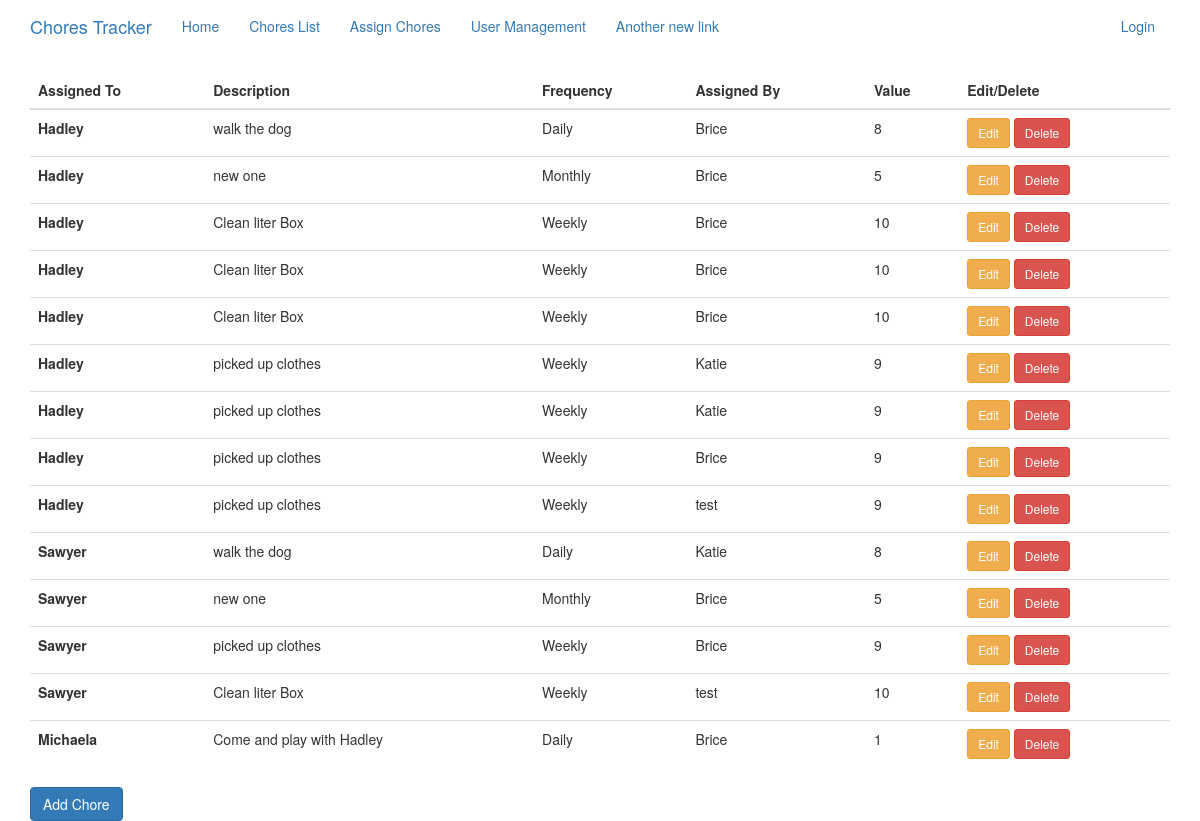
Screenshot of /chore_assignments with the database file from the repository.
### app/models.py (models this page shows, shortened)
class ChoreAssignments(db.Model):
    id = db.Column(db.Integer, primary_key=True)
    chore_id = db.Column(db.Integer)
    assigned_user_id = db.Column(db.Integer, db.ForeignKey('user.id'))
    assigned_by_id = db.Column(db.Integer)

class User(UserMixin, db.Model):
    id = db.Column(db.Integer, primary_key=True)
    username = db.Column(db.String(64), index=True, unique=True)
    email = db.Column(db.String(120), index=True, unique=True)
    password_hash = db.Column(db.String(128))
    user_type = db.Column(db.String(20))  # Parent, Child, Friend
    point_balance = db.Column(db.Integer, default=0)
    cash_balance = db.Column(db.Integer, default=0)
    assigned_chores = db.relationship('ChoreAssignments', backref='assigned_to')
    created_chores = db.relationship('ChoreList', backref='created_by')
    is_active = db.Column(db.String(3), default='Yes')

class ChoreList(db.Model):
    id = db.Column(db.Integer, primary_key=True)
    description = db.Column(db.String(128))
    occurrence = db.Column(db.String(10))  # Daily, Weekly, Monthly, One_Off
    timestamp = db.Column(db.DateTime, index=True, default=datetime.utcnow)
    created_by_id = db.Column(db.Integer, db.ForeignKey('user.id'))
    value = db.Column(db.Integer)

### app/routes.py (the view, shortened to what this page needs)
@app.route('/chore_assignments', methods=['POST', 'GET'])
def assign_chore():
    form = AssignChoreForm()
    assigned_chores = db.session.query(ChoreAssignments, ChoreList, User).join(ChoreList, ChoreList.id ==
        ChoreAssignments.chore_id).join(User, ChoreAssignments.assigned_by_id == User.id).\
            order_by(ChoreAssignments.assigned_user_id.asc(), ChoreList.occurrence.asc()).all()
    return render_template('assign_chores.html', form=form, assigned_chores=assigned_chores)

### app/forms.py (called while the page is built)
def user_parent_query():
    return User.query.filter_by(user_type='Parent', is_active='Yes')

def user_child_query():
    return User.query.filter(User.user_type.isnot('Parent'), User.is_active.is_('Yes')).all()

def chore_query():
    return ChoreList.query.all()

### app/templates/assign_chores.html (shortened to what this page needs)
{% extends 'base.html' %}
{% import 'bootstrap/wtf.html' as wtf %}
{% block app_content %}
    <table id="choreassignments" class="table">
  <thead>
    <tr>
      <th scope="col">Assigned To</th>
      <th scope="col">Description</th>
      <th scope="col">Frequency</th>
      <th scope="col">Assigned By</th>
      <th scope="col">Value</th>
      <th scope="col">Edit/Delete</th>
    </tr>
  </thead>
  <tbody>
    {% for chore in assigned_chores %}
    <tr id="{{ chore[0].id }}" >
        <th scope="row">{{ chore[0].assigned_to.username }} </th>
        <td id="desc">{{ chore[1].description }}</td>
        <td id="occr">{{ chore[1].occurrence }}</td>
        <td id="by">{{ chore[2].username }}</td>
        <td id="value">{{ chore[1].value }}</td>
        <td>
            <a  href="/chore_assignments/{{ chore[0].id }}/edit" data-toggle="modal"
                                                class="btn btn-warning btn-edit btn-sm">Edit</a>
            <a  href="/chore_assignments/{{ chore[0].id }}/delete" data-toggle="modal"
                                                class="btn btn-danger btn-delete btn-sm">Delete</a>
        </td>
    </tr>
    {% endfor %}
  </tbody>
    </table>
<button id="modalbutton" type="button" class="btn btn-primary" data-toggle="modal" data-target="#assign_chore_modal">
  Add Chore
</button>
{% endblock %}

### app/templates/base.html (shortened to what this page needs)
{% extends 'bootstrap/base.html' %}
{% block head %}
{{ super() }}
{% endblock %}
{% block navbar %}
    <nav class="navbar navbar-defualt">
        <div class="container">
            <div class="navbar-header">
                <a class="navbar-brand" href="{{ url_for('index') }}">Chores Tracker</a>
            </div>
            <div class="collapse navbar-collapse" id="bs-example-navbar-collapse-1">
                <ul class="nav navbar-nav">
                    <li><a href="{{ url_for('index') }}">Home</a></li>
                    <li><a href="{{ url_for('add_chore') }}">Chores List</a></li>
                    <li><a href="{{ url_for('assign_chore') }}">Assign Chores</a></li>
                    <li><a href="{{ url_for('users') }}">User Management</a></li>
                    <li><a href="{{ url_for('add_chore') }}">Another new link</a></li>
                </ul>
                <ul class="nav navbar-nav navbar-right">
                    {% if current_user.is_anonymous %}
                    <li><a href="{{ url_for('login') }}">Login</a></li>
                    {% else %}
                    <li><a href="{{ url_for('logout') }}">Logout</a></li>
                    {% endif %}
                </ul>
            </div>
        </div>
    </nav>
{% endblock %}
{% block content %}
    <div class="bg-">
    <div class="container">
        {% block app_content %}{% endblock %}
    </div>
    </div>
{% endblock %}

### rows the page displays
ChoreAssignments: username "Hadley", description "walk the dog", occurrence "Daily", username "Brice", value "8"
ChoreAssignments: username "Hadley", description "new one", occurrence "Monthly", username "Brice", value "5"
ChoreAssignments: username "Hadley", description "Clean liter Box", occurrence "Weekly", username "Brice", value "10"
ChoreAssignments: username "Hadley", description "Clean liter Box", occurrence "Weekly", username "Brice", value "10"
ChoreAssignments: username "Hadley", description "Clean liter Box", occurrence "Weekly", username "Brice", value "10"
ChoreAssignments: username "Hadley", description "picked up clothes", occurrence "Weekly", username "Katie", value "9"
ChoreAssignments: username "Hadley", description "picked up clothes", occurrence "Weekly", username "Katie", value "9"
ChoreAssignments: username "Hadley", description "picked up clothes", occurrence "Weekly", username "Brice", value "9"
ChoreAssignments: username "Hadley", description "picked up clothes", occurrence "Weekly", username "test", value "9"
ChoreAssignments: username "Sawyer", description "walk the dog", occurrence "Daily", username "Katie", value "8"
ChoreAssignments: username "Sawyer", description "new one", occurrence "Monthly", username "Brice", value "5"
ChoreAssignments: username "Sawyer", description "picked up clothes", occurrence "Weekly", username "Brice", value "9"
ChoreAssignments: username "Sawyer", description "Clean liter Box", occurrence "Weekly", username "test", value "10"
ChoreAssignments: username "Michaela", description "Come and play with Hadley", occurrence "Daily", username "Brice", value "1"
